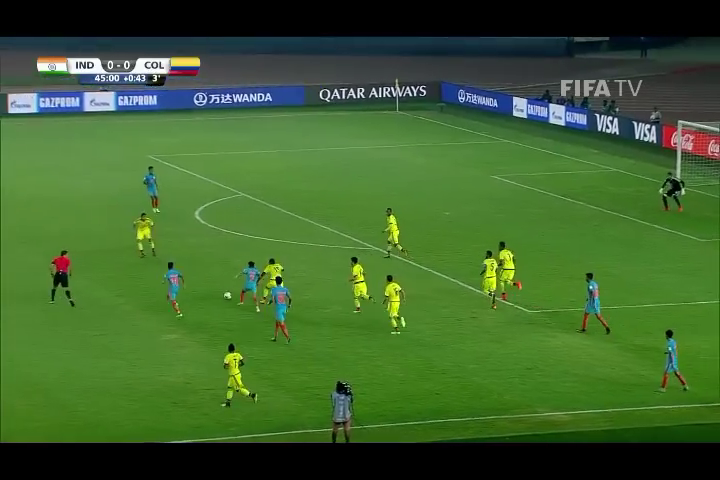
#> input picture frame 14 of videos/example_soccer.mp4, 720 x 480 px, given in place of the camera
$ python take_a_video.py
#> lines starting #> are read from the running program, lines starting #| are printed output that depends on the picture; after the words box and inside, x2 and y2 are one past the last pixel; in counts of white or black regions, pixels touching at a corner belong together

## Usage
# python C:\Users\c804324\Documents\GitHub\people_counter\take_a_video.py

from imutils.video import VideoStream
from imutils.video import FPS
import numpy as np
import imutils
import time
import cv2


print("[INFO] conectando cámara...")
vs_0 = cv2.VideoCapture(0)
vs_1 = cv2.VideoCapture(2)

# Default resolutions of the frame are obtained.The default resolutions are system dependent.
# We convert the resolutions from float to integer.
# camera 0
frame_width_0 = int(vs_0.get(3))
frame_height_0 = int(vs_0.get(4))

# camera 2
frame_width_1 = int(vs_1.get(3))
frame_height_1 = int(vs_1.get(4))

# Define the codec and create VideoWriter object.The output is stored in 'outpy.avi' file.
out_0 = cv2.VideoWriter('C:/Users/c804324/Documents/GitHub/people_counter/videos/video_Teusaquillo_cam_0_p.avi',
	cv2.VideoWriter_fourcc('M','J','P','G'), 10, (frame_width_0,frame_height_0))
out_1 = cv2.VideoWriter('C:/Users/c804324/Documents/GitHub/people_counter/videos/video_Teusaquillo_cam_1_p.avi',
	cv2.VideoWriter_fourcc('M','J','P','G'), 10, (frame_width_1,frame_height_1))

print("[INFO] grabando en C:/Users/c804324/Documents/GitHub/people_counter/videos/video_Teusaquillo.avi...")

fps = FPS().start()
while True:
	(grabbed_0, frame_0) = vs_0.read()
#> frame_0 is the input picture: shape (480, 720, 3); mean B, G, R 45.3, 98.4, 62.3

	# if the frame was not grabbed, then we have reached the
	# end of the stream
	if grabbed_0:
		# Write the frame into the file './videos/video_Teusaquillo.avi'
		out_0.write(frame_0)

		# put text into video with date time
		text = "cam 0 {}".format(time.strftime("%Y-%m-%d %H:%M:%S"))
		cv2.putText(frame_0, text, (5, 25), cv2.FONT_HERSHEY_SIMPLEX, 0.6, (255, 255, 255), 2) #color (0, 0, 255)
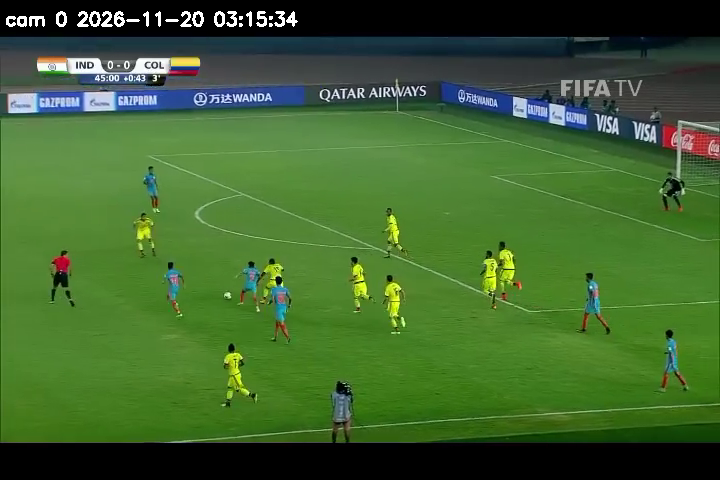
#> frame_0: shape (480, 720, 3); 0.51% of pixels changed, all inside (x1, y1, x2, y2) = (6, 11, 298, 27)

		# show the output frame
		cv2.imshow("camera 0", frame_0)
	else:
		break

	#*********************
	## camera 2
	#*********************
	(grabbed_1, frame_1) = vs_1.read()

	# if the frame was not grabbed, then we have reached the
	# end of the stream
	if grabbed_1:
		# Write the frame into the file './videos/video_Teusaquillo.avi'
		out_1.write(frame_1)

		# put text into video with date time
		text = "cam 1 {}".format(time.strftime("%Y-%m-%d %H:%M:%S"))
		cv2.putText(frame_1, text, (5, 25), cv2.FONT_HERSHEY_SIMPLEX, 0.6, (255, 255, 255), 2) #color (0, 0, 255)
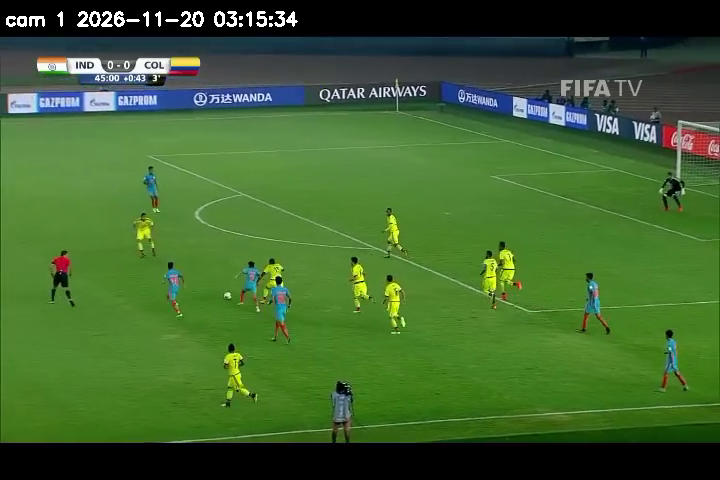
#> frame_1: shape (480, 720, 3); 0.5% of pixels changed, all inside (x1, y1, x2, y2) = (6, 11, 298, 27)

		# show the output frame
		cv2.imshow("camera 1", frame_1)
	else:
		break


	key = cv2.waitKey(1) & 0xFF
#> (key q is pressed here)

	# if the `q` key was pressed, break from the loop
	if key == ord("q"):
		break

	# update the FPS counter
	fps.update()

# stop the timer and display FPS information
fps.stop()
print("[INFO] tiempo transcurrido: {:.2f}".format(fps.elapsed()))
print("[INFO] FPS aprox.: {:.2f}".format(fps.fps()))

vs_0.release()
vs_1.release()
out_0.release()
out_1.release()

# do a bit of cleanup
cv2.destroyAllWindows()

$ run again, starting later in the video
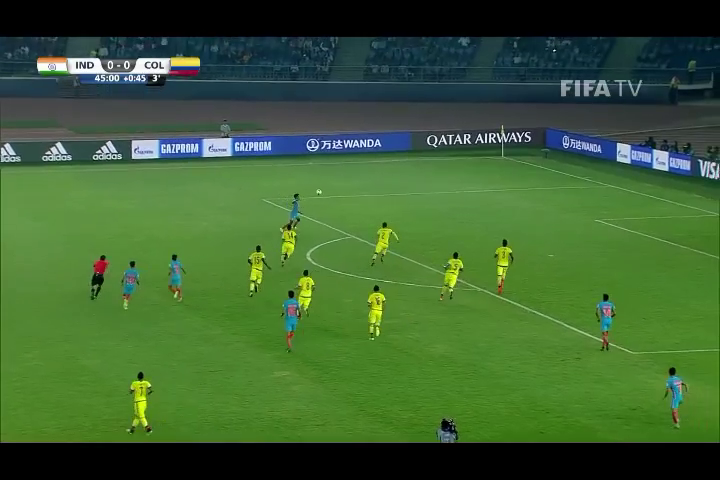
#> input picture frame 65 of videos/example_soccer.mp4, 720 x 480 px, given in place of the camera
#> frame_0 is the input picture: shape (480, 720, 3); mean B, G, R 50.3, 96.5, 61.3
#> `cv2.putText(frame_0, text, (5, 25), cv2.FONT_HERSHEY_SIMPLEX, 0.6, (25..`:
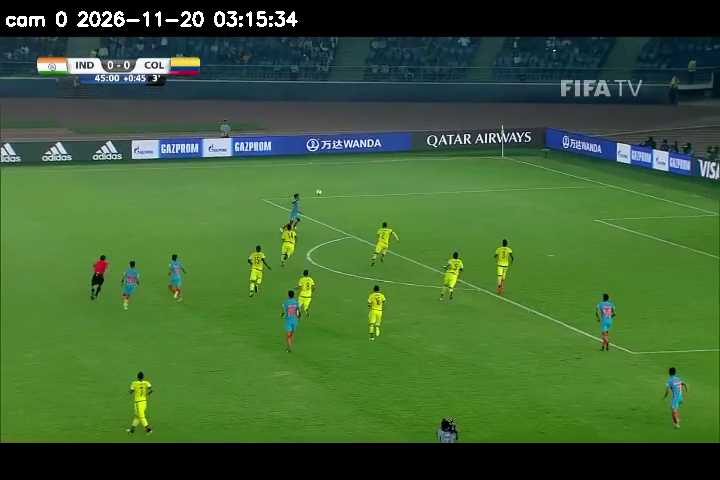
#> frame_0: shape (480, 720, 3); 0.51% of pixels changed, all inside (x1, y1, x2, y2) = (6, 11, 298, 27)
#> `cv2.putText(frame_1, text, (5, 25), cv2.FONT_HERSHEY_SIMPLEX, 0.6, (25..`:
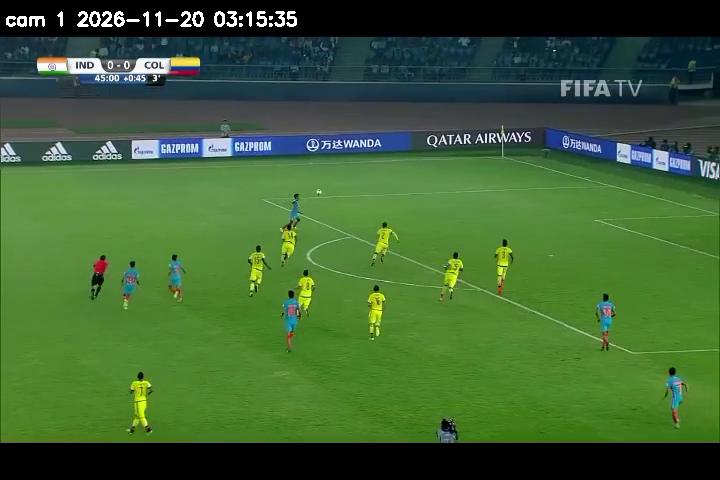
#> frame_1: shape (480, 720, 3); 0.5% of pixels changed, all inside (x1, y1, x2, y2) = (6, 11, 297, 27)

$ run again, starting later in the video
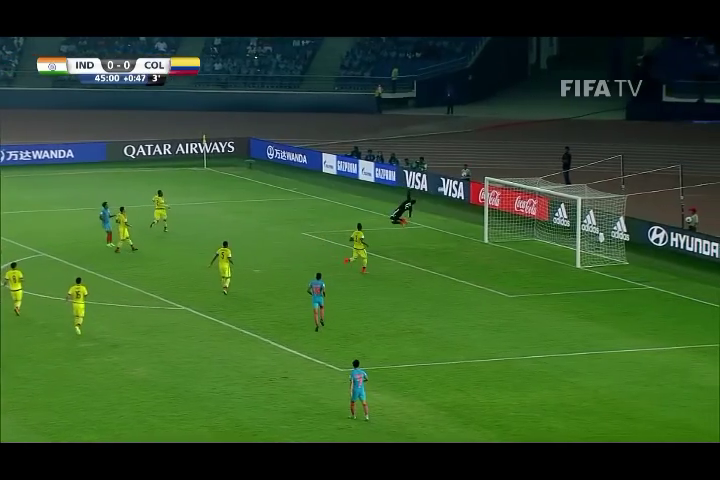
#> input picture frame 116 of videos/example_soccer.mp4, 720 x 480 px, given in place of the camera
#> frame_0 is the input picture: shape (480, 720, 3); mean B, G, R 41.3, 83.6, 52.1
#> `cv2.putText(frame_0, text, (5, 25), cv2.FONT_HERSHEY_SIMPLEX, 0.6, (25..`:
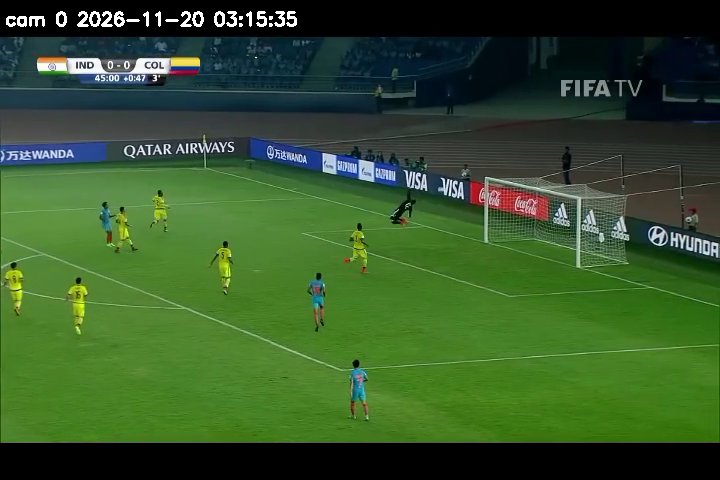
#> frame_0: shape (480, 720, 3); 0.52% of pixels changed, all inside (x1, y1, x2, y2) = (6, 11, 297, 27)
#> `cv2.putText(frame_1, text, (5, 25), cv2.FONT_HERSHEY_SIMPLEX, 0.6, (25..`:
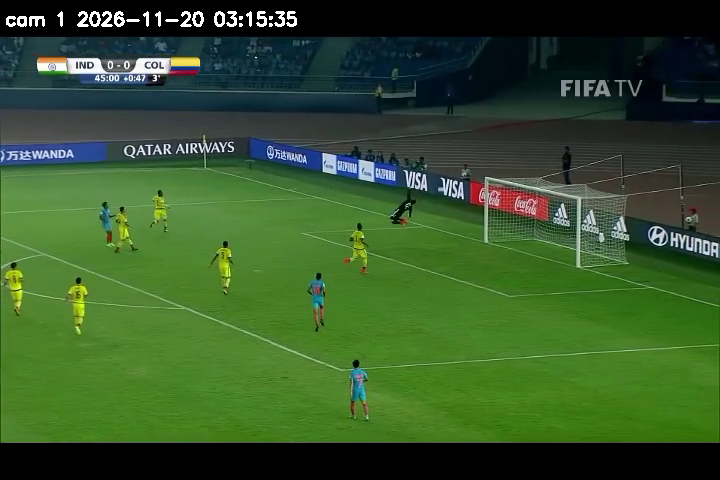
#> frame_1: shape (480, 720, 3); 0.5% of pixels changed, all inside (x1, y1, x2, y2) = (6, 11, 297, 27)
